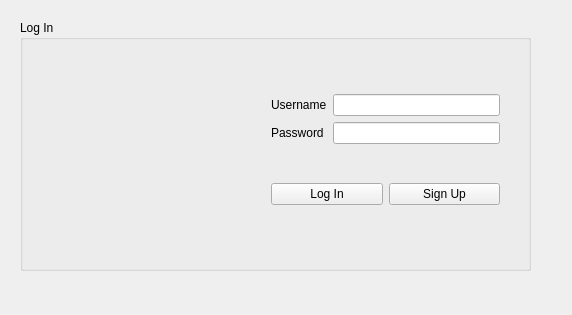
<?xml version="1.0" encoding="UTF-8"?>
<ui version="4.0">
 <class>MainWindow</class>
 <widget class="QMainWindow" name="MainWindow">
  <property name="geometry">
   <rect>
    <x>0</x>
    <y>0</y>
    <width>572</width>
    <height>315</height>
   </rect>
  </property>
  <property name="windowTitle">
   <string>MainWindow</string>
  </property>
  <widget class="QWidget" name="centralWidget">
   <widget class="QGroupBox" name="groupBox">
    <property name="geometry">
     <rect>
      <x>20</x>
      <y>20</y>
      <width>511</width>
      <height>251</height>
     </rect>
    </property>
    <property name="title">
     <string>Log In</string>
    </property>
    <widget class="QWidget" name="layoutWidget">
     <property name="geometry">
      <rect>
       <x>240</x>
       <y>30</y>
       <width>251</width>
       <height>201</height>
      </rect>
     </property>
     <layout class="QVBoxLayout" name="verticalLayout_2">
      <item>
       <layout class="QVBoxLayout" name="verticalLayout">
        <item>
         <layout class="QHBoxLayout" name="horizontalLayout">
          <item>
           <widget class="QLabel" name="label">
            <property name="text">
             <string>Username</string>
            </property>
           </widget>
          </item>
          <item>
           <widget class="QLineEdit" name="lineEdit_userame"/>
          </item>
         </layout>
        </item>
        <item>
         <layout class="QHBoxLayout" name="horizontalLayout_2">
          <item>
           <widget class="QLabel" name="label_2">
            <property name="text">
             <string>Password </string>
            </property>
           </widget>
          </item>
          <item>
           <widget class="QLineEdit" name="lineEdit_password">
            <property name="echoMode">
             <enum>QLineEdit::Password</enum>
            </property>
           </widget>
          </item>
         </layout>
        </item>
       </layout>
      </item>
      <item>
       <layout class="QHBoxLayout" name="horizontalLayout_3">
        <item>
         <widget class="QPushButton" name="pushButton_Login">
          <property name="text">
           <string>Log In</string>
          </property>
         </widget>
        </item>
        <item>
         <widget class="QPushButton" name="pushButton">
          <property name="text">
           <string>Sign Up</string>
          </property>
         </widget>
        </item>
       </layout>
      </item>
     </layout>
    </widget>
    <widget class="QLabel" name="label_pic">
     <property name="geometry">
      <rect>
       <x>30</x>
       <y>30</y>
       <width>191</width>
       <height>191</height>
      </rect>
     </property>
     <property name="text">
      <string/>
     </property>
    </widget>
   </widget>
  </widget>
 </widget>
 <layoutdefault spacing="6" margin="11"/>
 <resources/>
 <connections/>
</ui>
